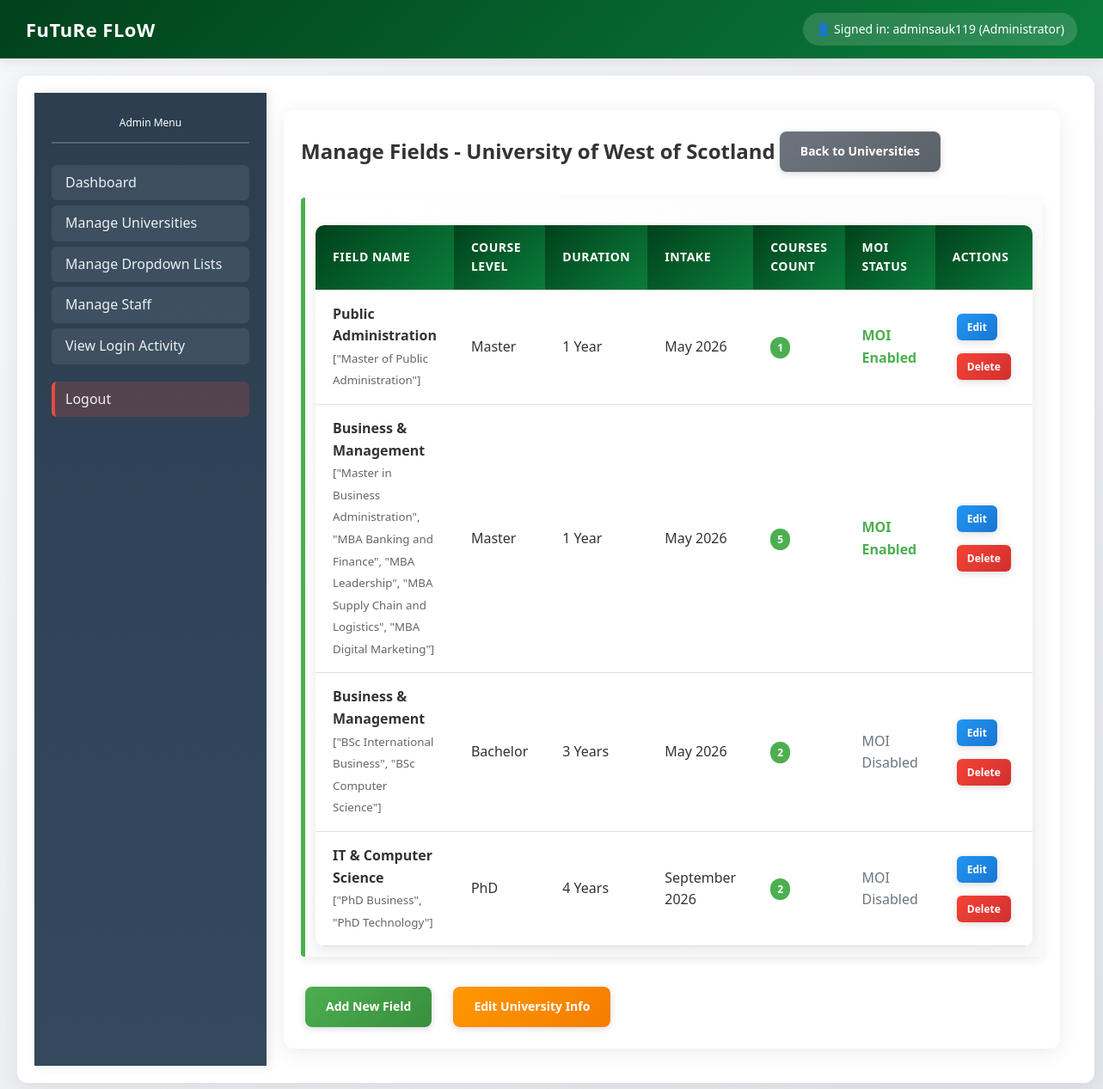
Screenshot of /admin/university/3/fields (signed in) with the database file from the repository.
### app/app.py (models this page shows)
class University(db.Model):
    __tablename__ = 'universities'
    id = db.Column(db.Integer, primary_key=True)
    university_name = db.Column(db.String(200))
    country = db.Column(db.String(100))
    location = db.Column(db.Text)

class UniversityField(db.Model):
    __tablename__ = 'university_fields'
    id = db.Column(db.Integer, primary_key=True)
    university_id = db.Column(db.Integer, db.ForeignKey('universities.id'))
    field_name = db.Column(db.String(100))
    course_level = db.Column(db.String(50))
    duration = db.Column(db.String(50))
    intake = db.Column(db.String(50))
    moi_required = db.Column(db.String(10), default='no')
    moi_gap_years = db.Column(db.String(20))
    moi_min_cgpa = db.Column(db.String(20))
    moi_min_percentage = db.Column(db.String(20))
    moi_min_fsc = db.Column(db.String(20))
    moi_two_plus_two = db.Column(db.String(10), default='no')
    moi_university_type = db.Column(db.String(20))
    moi_accepted_universities = db.Column(db.Text)
    general_min_cgpa = db.Column(db.String(20))
    general_min_percentage = db.Column(db.String(20))
    general_max_study_gap = db.Column(db.String(20))
    fsc_cutoff_marks = db.Column(db.String(20))
    ba_required_below_cutoff = db.Column(db.String(10), default='no')
    min_fsc_marks_with_ba = db.Column(db.String(20))
    min_ba_marks = db.Column(db.String(20))
    english_tests = db.Column(db.Text)
    courses = db.Column(db.Text)
    total_fee = db.Column(db.String(100))
    initial_deposit = db.Column(db.String(100))
    scholarship = db.Column(db.String(200))

### app/app.py (the view)
@app.route('/admin/university/<int:id>/fields')
@login_required
@admin_required
def admin_view_fields(id):
    university = University.query.get_or_404(id)
    fields = UniversityField.query.filter_by(university_id=id).all()
    return render_template('admin_view_fields.html', university=university, fields=fields)

### app/app.py (called while the page is built)
def login_required(f):
    @wraps(f)
    def decorated_function(*args, **kwargs):
        if 'user_id' not in session:
            return redirect(url_for('login'))
        return f(*args, **kwargs)
    return decorated_function

def admin_required(f):
    @wraps(f)
    def decorated_function(*args, **kwargs):
        if 'user_id' not in session or session.get('role') != 'admin':
            flash('Admin access required', 'error')
            return redirect(url_for('login'))
        return f(*args, **kwargs)
    return decorated_function

### templates/admin_view_fields.html (shortened to what this page needs)
{% extends "base.html" %}
{% block body %}
<div class="container">
    <div class="sidebar">
        <h2>Admin Menu</h2>
        <a href="{{ url_for('admin_dashboard') }}">Dashboard</a>
        <a href="{{ url_for('admin_universities') }}">Manage Universities</a>
        <a href="{{ url_for('admin_dropdowns') }}">Manage Dropdown Lists</a>
        <a href="{{ url_for('admin_staff') }}">Manage Staff</a>
        <a href="{{ url_for('admin_login_activity') }}">View Login Activity</a>
        <a href="{{ url_for('logout') }}" class="logout">Logout</a>
    </div>
    <div class="content">
        <div style="display: flex; justify-content: between; align-items: center; margin-bottom: 25px;">
            <h2>Manage Fields - {{ university.university_name }}</h2>
            <a href="{{ url_for('admin_universities') }}" class="btn btn-secondary">
                Back to Universities
            </a>
        </div>
        {% if fields %}
        <div class="card">
            <table>
                <thead>
                    <tr>
                        <th>Field Name</th>
                        <th>Course Level</th>
                        <th>Duration</th>
                        <th>Intake</th>
                        <th>Courses Count</th>
                        <th>MOI Status</th>
                        <th>Actions</th>
                    </tr>
                </thead>
                <tbody>
                    {% for field in fields %}
                    <tr>
                        <td>
                            <strong>{{ field.field_name }}</strong>
                            {% if field.courses %}
                                <br><small style="color: #666;">
                                    {{ field.courses }}
                                </small>
                            {% endif %}
                        </td>
                        <td>{{ field.course_level }}</td>
                        <td>{{ field.duration }}</td>
                        <td>{{ field.intake }}</td>
                        <td>
                            {% if field.courses %}
                                <span class="badge">{{ field.courses.split(',')|length }}</span>
                            {% else %}
                                <span class="badge" style="background: #6c757d;">0</span>
                            {% endif %}
                        </td>
                        <td>
                            {% if field.moi_required == 'yes' %}
                                <span style="color: #4CAF50; font-weight: bold;">MOI Enabled</span>
                            {% else %}
                                <span style="color: #6c757d;">MOI Disabled</span>
                            {% endif %}
                        </td>
                        <td>
                            <div style="display: flex; gap: 5px; flex-wrap: wrap;">
                                <a href="{{ url_for('admin_edit_field', id=field.id) }}" class="btn btn-info btn-sm">
                                    Edit
                                </a>
                                <a href="{{ url_for('admin_delete_field', id=field.id) }}" class="btn btn-danger btn-sm"
                                   onclick="return confirm('Are you sure you want to delete this field and all its courses?')">
                                    Delete
                                </a>
                            </div>
                        </td>
                    </tr>
                    {% endfor %}
                </tbody>
            </table>
        </div>
        {% endif %}
        <div style="margin-top: 30px; display: flex; gap: 15px;">
            <a href="{{ url_for('admin_add_university_detailed') }}" class="btn btn-success">
                Add New Field
            </a>
            <a href="{{ url_for('admin_edit_university', id=university.id) }}" class="btn btn-warning">
                Edit University Info
            </a>
        </div>
    </div>
</div>
{% endblock %}

### templates/base.html (style rules this page uses)
* { margin: 0; padding: 0; box-sizing: border-box; }
body { font-family: 'Segoe UI', Tahoma, Geneva, Verdana, sans-serif; background: linear-gradient(135deg, #f5f7fa 0%, #e4e7ec 100%); min-height: 100vh; color: #333; line-height: 1.6; }
.container { display: flex; min-height: calc(100vh - 70px); }
.sidebar { background: linear-gradient(180deg, #2c3e50 0%, #34495e 100%); width: 270px; padding: 25px 20px; box-shadow: 3px 0 12px rgba(0,0,0,0.1); position: relative; z-index: 100; }
.sidebar h2 { color: white; margin-bottom: 25px; font-size: 12px; font-weight: 500; text-align: center; padding-bottom: 12px; border-bottom: 2px solid rgba(255,255,255,0.2); }
.sidebar a { display: block; padding: 8px 12px; margin-bottom: 6px; background: rgba(255,255,255,0.08); color: #ecf0f1; text-decoration: none; border-radius: 6px; font-weight: 500; border-left: 4px solid transparent; }
.sidebar a.logout { background: rgba(231, 76, 60, 0.2); border-left-color: #e74c3c; margin-top: 20px; }
.content { flex: 1; padding: 20px 20px; background: white; margin: 20px; border-radius: 12px; box-shadow: 0 5px 25px rgba(0,0,0,0.08); position: relative; }
.btn { padding: 12px 24px; border: none; border-radius: 8px; cursor: pointer; font-size: 14px; font-weight: 600; text-decoration: none; display: inline-block; margin: 5px; text-align: center; box-shadow: 0 2px 8px rgba(0,0,0,0.15); }
.btn-danger { background: linear-gradient(135deg, #f44336, #d32f2f); color: white; }
.btn-warning { background: linear-gradient(135deg, #ff9800, #f57c00); color: white; }
.btn-info { background: linear-gradient(135deg, #2196F3, #1976d2); color: white; }
.btn-success { background: linear-gradient(135deg, #4CAF50, #388E3C); color: white; }
.btn-secondary { background: linear-gradient(135deg, #6c757d, #5a6268); color: white; }
.btn-sm { padding: 8px 16px; font-size: 12px; border-radius: 6px; }
.card { background: linear-gradient(135deg, #ffffff 0%, #f8f9fa 100%); padding: 12px; border-radius: 4px; box-shadow: 0 4px 12px rgba(0,0,0,0.08); margin-bottom: 12px; border-left: 5px solid #4CAF50; transition: transform 0.3s ease; }
table { width: 100%; border-collapse: collapse; margin-top: 20px; background: white; border-radius: 10px; overflow: hidden; box-shadow: 0 4px 15px rgba(0,0,0,0.08); }
table th, table td { padding: 15px 20px; text-align: left; border-bottom: 1px solid #e0e0e0; }
table th { background: linear-gradient(135deg, #01411C, #0a7d3a); color: white; font-weight: 600; font-size: 14px; text-transform: uppercase; letter-spacing: 0.5px; }

### templates/admin_view_fields.html (style rules this page uses)
.badge { background: #4CAF50; color: white; padding: 4px 8px; border-radius: 12px; font-size: 12px; font-weight: bold; }
.btn-sm { padding: 6px 12px; font-size: 12px; }

### rows the page displays
University: university_name "University of West of Scotland"
UniversityField: field_name "Public Administration", courses "[\"Master of Public Administration\"]", course_level "Master", duration "1 Year", intake "May 2026", courses.split|length "1", moi_required "MOI Enabled"
UniversityField: field_name "Business & Management", courses "[\"Master in Business Administration\", \"MBA Banking and Finance\", \"MBA Leadership\", \"MBA Supply Chain and Logistics\", \"MBA Digital Marketing\"]", course_level "Master", duration "1 Year", intake "May 2026", courses.split|length "5", moi_required "MOI Enabled"
UniversityField: field_name "Business & Management", courses "[\"BSc International Business\", \"BSc Computer Science\"]", course_level "Bachelor", duration "3 Years", intake "May 2026", courses.split|length "2", moi_required "MOI Disabled"
UniversityField: field_name "IT & Computer Science", courses "[\"PhD Business\", \"PhD Technology\"]", course_level "PhD", duration "4 Years", intake "September 2026", courses.split|length "2", moi_required "MOI Disabled"

### other values shown
{{ session.username }} "adminsauk119"
